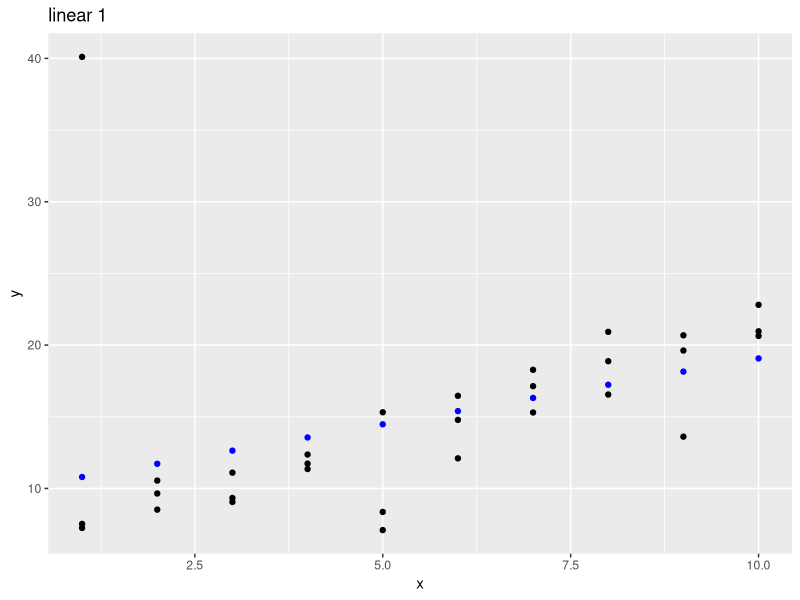
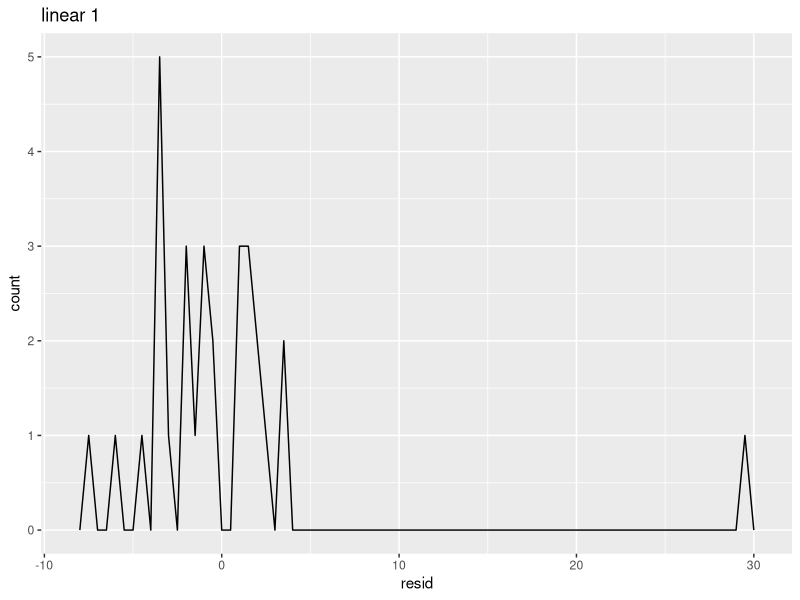
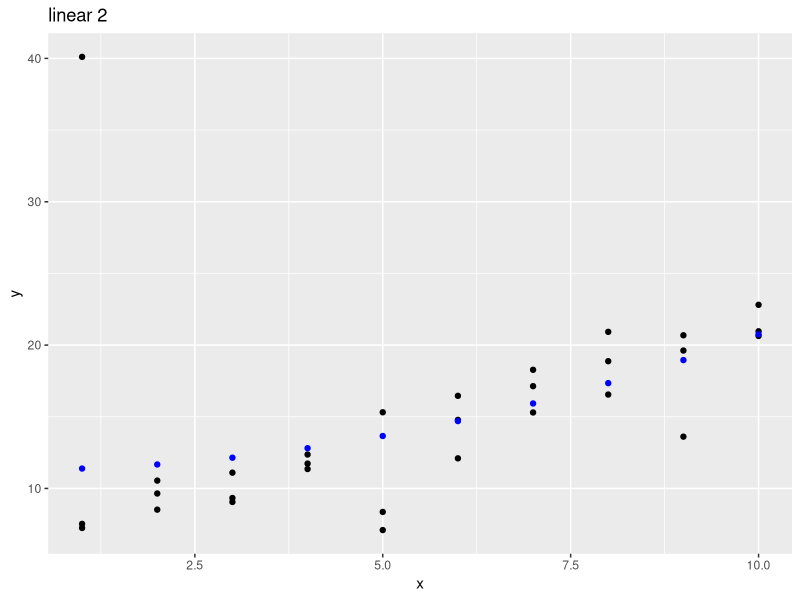
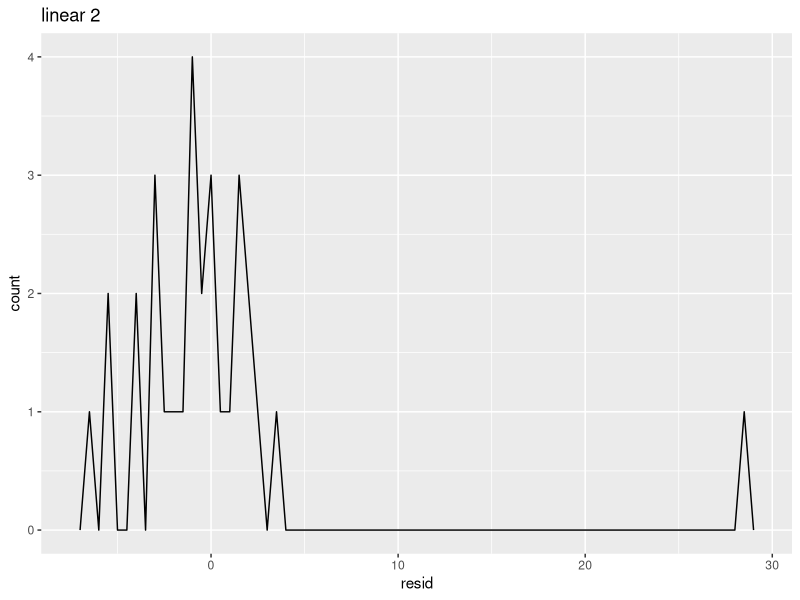
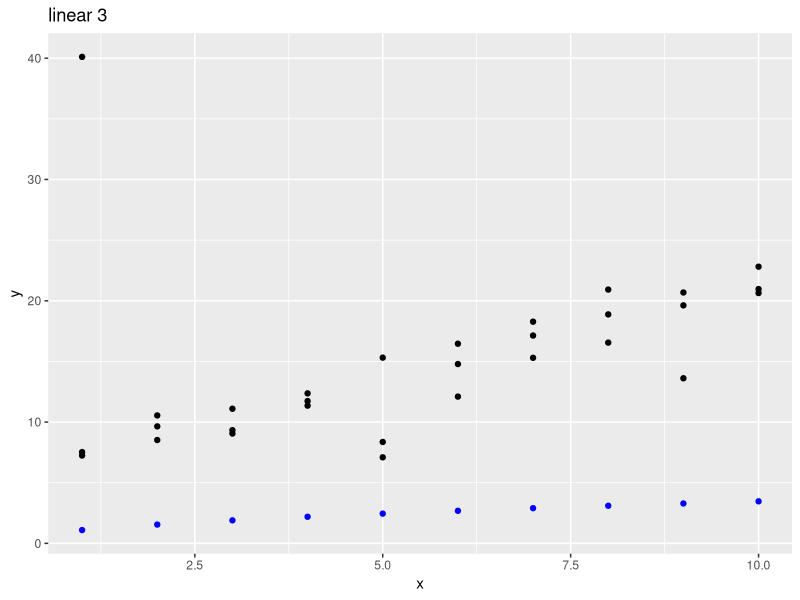
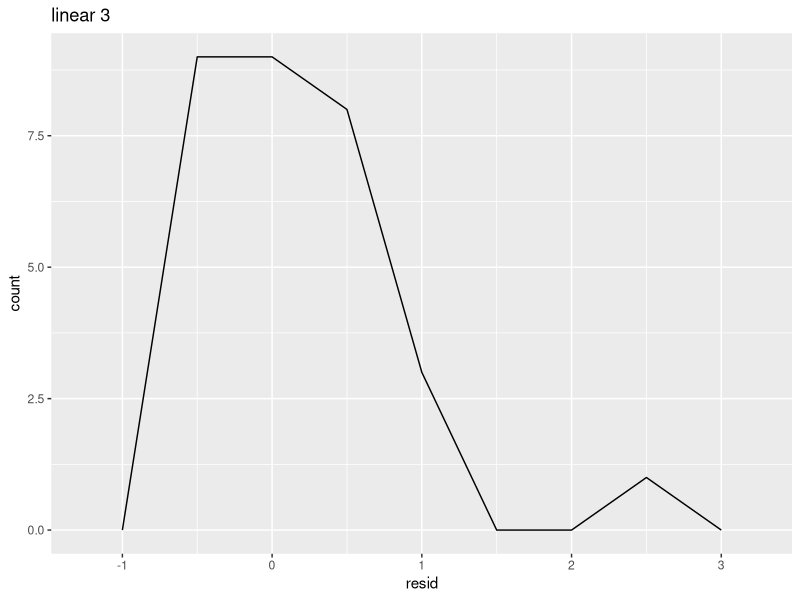
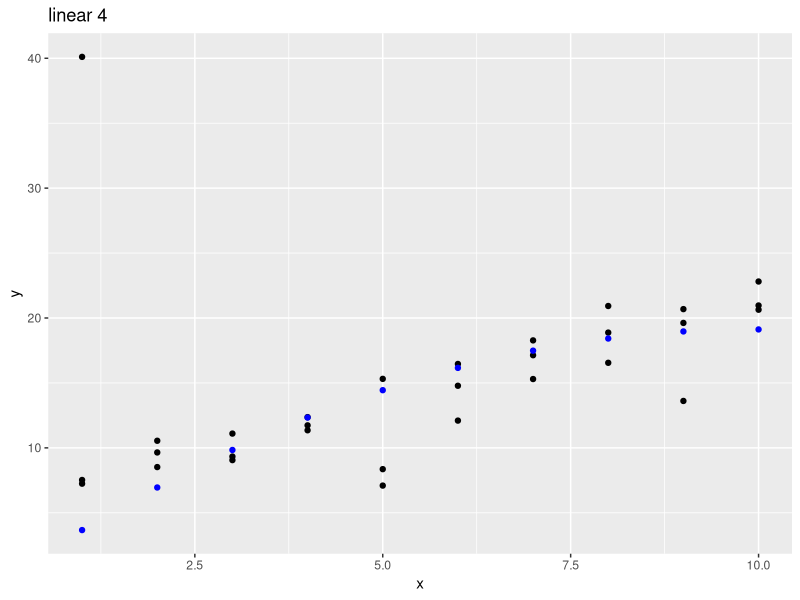
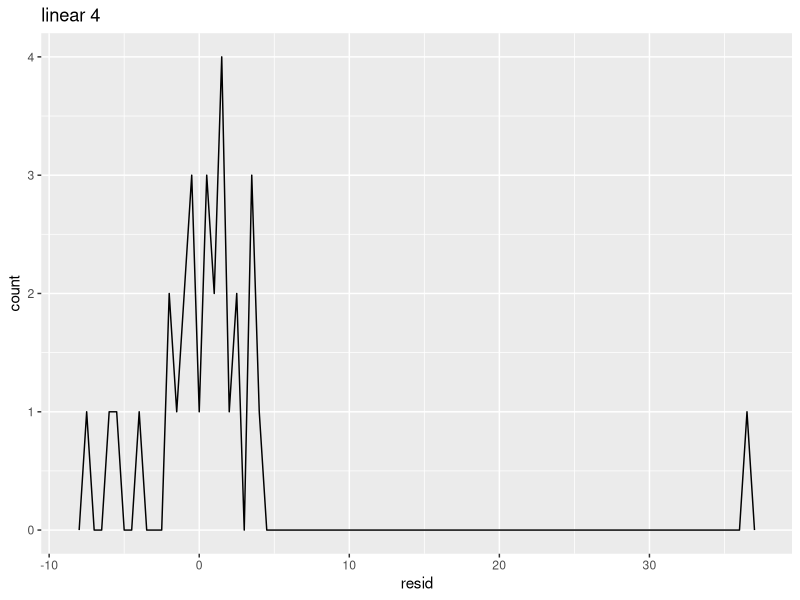

Generate these figures, in order, with R: (Note: this script raises an error after producing the figures.)
library(tidyverse)
library(modelr)

sim1a <- tibble(
  x = rep(1:10, each = 3),
  y = x * 1.5 + 6 + rt(length(x), df = 2)
)

gen_model <- function(regression, title, comp=F){
    pdf(paste(title, ".pdf", sep=""))
    
    grid <- sim1a %>%
    data_grid(x) %>%
    add_predictions(regression)

    plot <- ggplot(sim1a, aes(x)) + 
        geom_point(aes(y=y)) +
        geom_point(data = grid, aes(y=pred), color="blue") +
        ggtitle(title)

    if(comp){
        plot <- multiplot(
            plot,
            ggplot(sim1a, aes(x)) + 
            geom_point(aes(y=y)) +
            geom_smooth(data = grid, aes(y=pred), color="blue") +
            ggtitle(title)
        )
    }

    print(
        plot
    )

    sim1a <- sim1a %>%
    add_residuals(regression)

    plot <- ggplot(sim1a, aes(resid)) +
        geom_freqpoly(binwidth=0.5) +
        ggtitle(title)

    print(
       plot
    )
    

    plot <- ggplot(sim1a, aes(x,resid)) +
        geom_point() +
        geom_ref_line(h=0) +
        ggtitle(title)

    if(comp)

    print(
        
    )

    dev.off()
}

# linear
gen_model(lm(y ~ x, data=sim1a), "linear 1") 
gen_model(lm(y ~ I(x^2), sim1a), "linear 2")
gen_model(lm(log(y) ~ sqrt(x) - 1, sim1a), "linear 3")
gen_model(lm(y ~ I(x^2) + x - 1, sim1a), "linear 4")

# loess
gen_model(loess(y ~ x, data=sim1a), "loess 1", true) 
gen_model(loess(y ~ I(x^2), sim1a), "loess 2")
gen_model(loess(log(y) ~ sqrt(x) - 1, sim1a), "loess 3")
gen_model(loess(y ~ I(x^2) + x - 1, sim1a), "loess 4")
